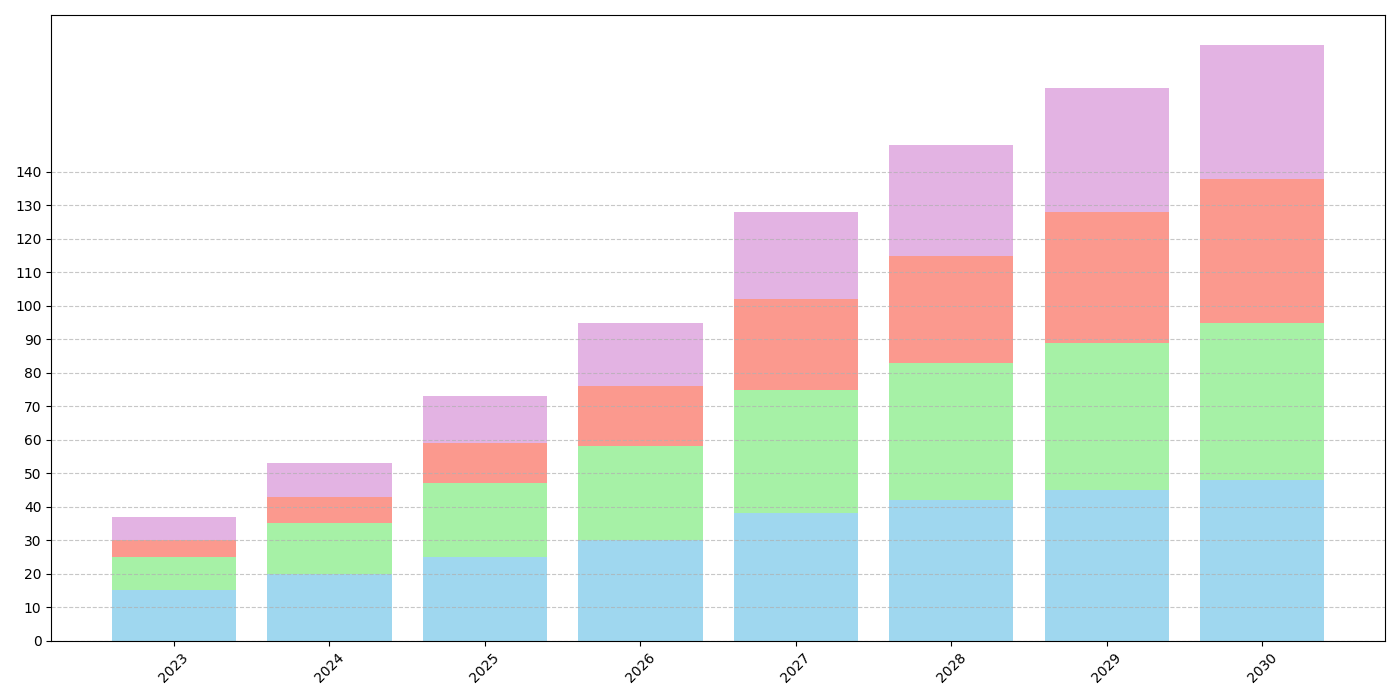

This chart was generated by the following Python code:
import matplotlib.pyplot as plt
import numpy as np

# Define years and categories
years = np.arange(2023, 2031)

# Data for each category (number of exhibitors)
ai_exhibitors = [15, 20, 25, 30, 38, 42, 45, 48]
robotics_exhibitors = [10, 15, 22, 28, 37, 41, 44, 47]
quantum_exhibitors = [5, 8, 12, 18, 27, 32, 39, 43]
ar_exhibitors = [7, 10, 14, 19, 26, 33, 37, 40]

# Define cumulative values for stacked bar chart
robotics_cumulative = np.array(ai_exhibitors) + np.array(robotics_exhibitors)
quantum_cumulative = robotics_cumulative + np.array(quantum_exhibitors)
ar_cumulative = quantum_cumulative + np.array(ar_exhibitors)

# Set up the figure and axis
fig, ax = plt.subplots(figsize=(14, 7))

# Plot the stacked bar chart
ax.bar(years, ai_exhibitors, color='skyblue', alpha=0.8)
ax.bar(years, robotics_exhibitors, bottom=ai_exhibitors, color='lightgreen', alpha=0.8)
ax.bar(years, quantum_exhibitors, bottom=robotics_cumulative, color='salmon', alpha=0.8)
ax.bar(years, ar_exhibitors, bottom=quantum_cumulative, color='plum', alpha=0.8)

# Remove textual elements such as title, axis labels, and legends
ax.set_xticks(years)
ax.set_xticklabels(years, rotation=45)
ax.set_yticks(np.arange(0, 150, step=10))
ax.grid(axis='y', linestyle='--', alpha=0.7)

# Automatically adjust layout to prevent overlap
plt.tight_layout()

# Display the plot
plt.show()
